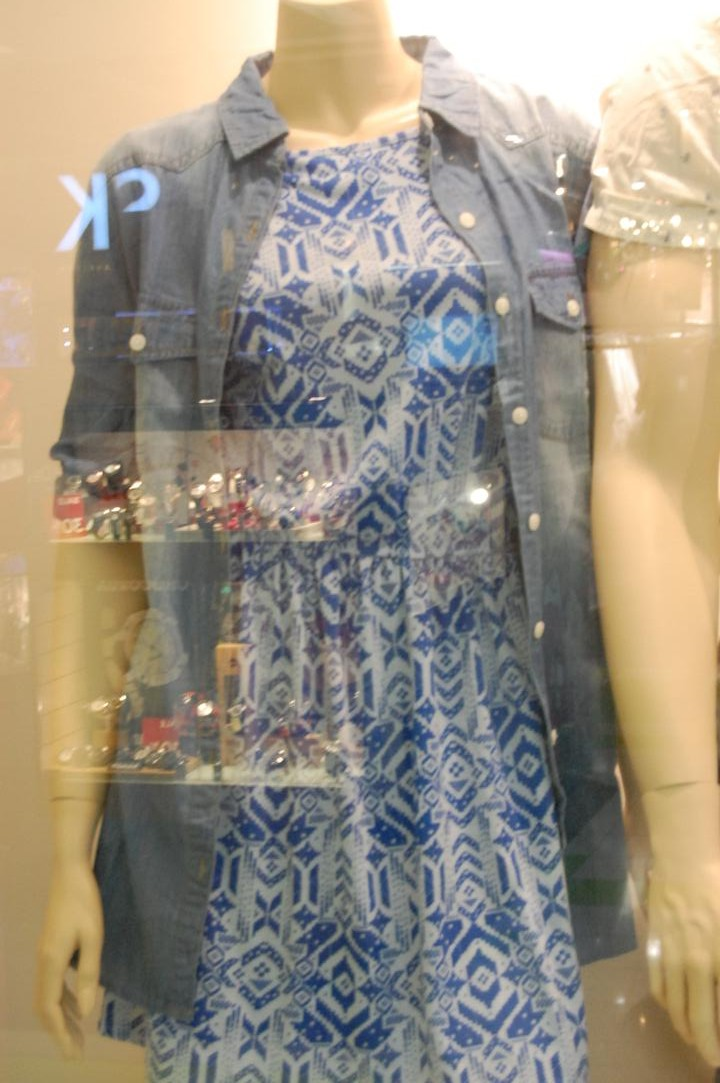
%> input picture resource/9.jpg, 720 x 1083 px
$ octave demo.m   (GNU Octave 9; MATLAB toolbox functions it lacks are replaced by stand-ins)
%> lines starting %> are read from the running program, lines starting %| are printed output that depends on the picture
% function to demonstrate how to use SIFT flow to register images across scenes
% For simplicity we use two satellite images from the Mars. These two images have different
% local appearances even though they were taken at the same location. Our job is to find
% the dense correspondence from one image to the other.

% Step 1. Load and downsample the images

im1=rgb2gray(imread('9.jpg'));
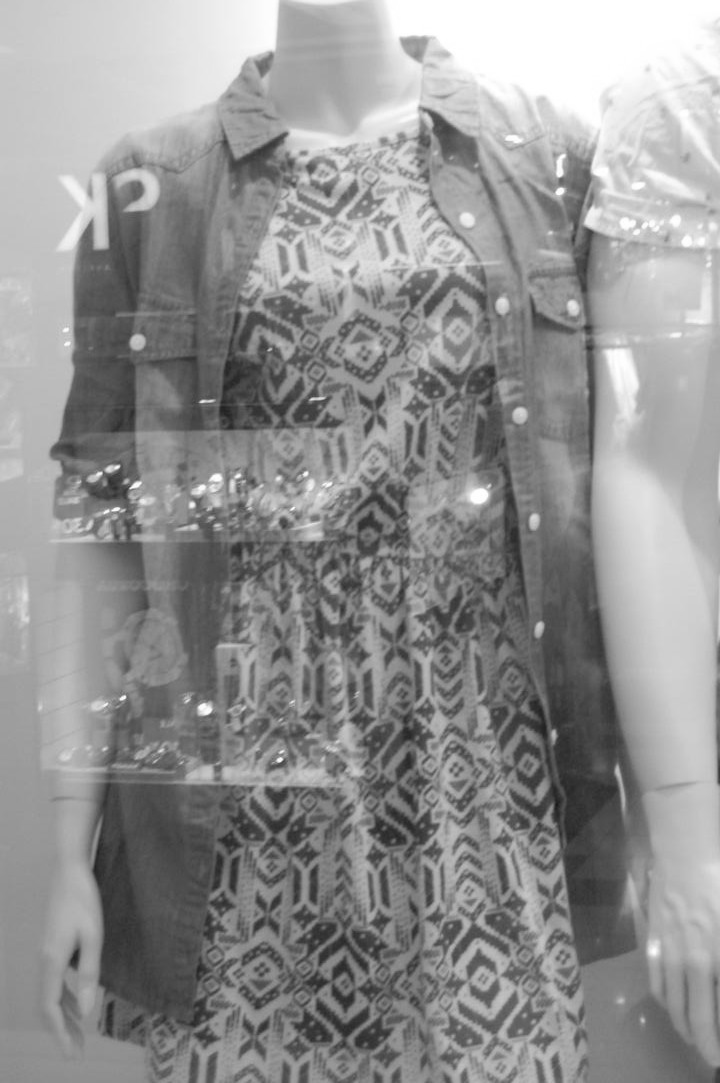
%> im1: size 1083x720 uint8; min 25, max 255, mean 145.8
im2=rgb2gray(imread('10.jpg'));
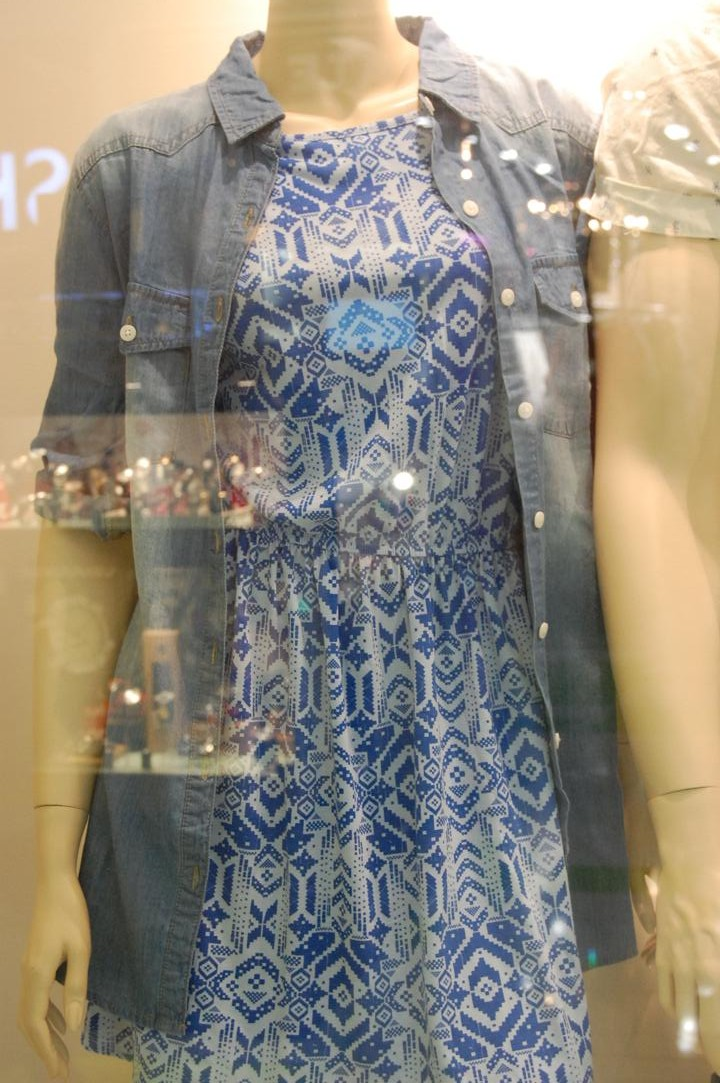
%> input picture resource/10.jpg, 720 x 1083 px
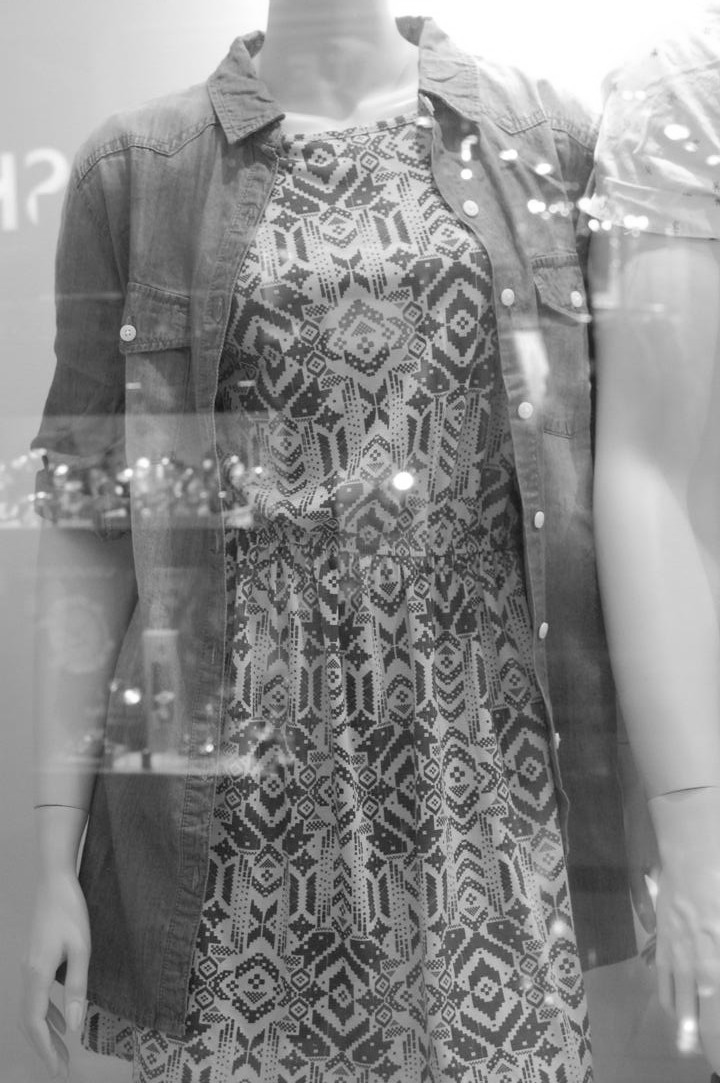
%> im2: size 1083x720 uint8; min 18, max 255, mean 138.5

im1=imresize(imfilter(im1,fspecial('gaussian',7,1.),'same','replicate'),0.5,'bicubic');
%> im1: size 542x360 uint8
im2=imresize(imfilter(im2,fspecial('gaussian',7,1.),'same','replicate'),0.5,'bicubic');
%> im2: size 542x360 uint8

im1=im2double(im1);
%> im1: size 542x360 double
im2=im2double(im2);
%> im2: size 542x360 double


% Step 2. Compute the dense SIFT image

% patchsize is half of the window size for computing SIFT
% gridspacing is the sampling precision

patchsize=8;
gridspacing=1;

%> (the run ends here)
